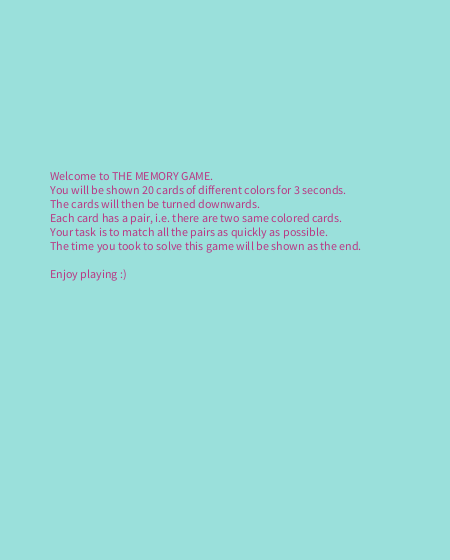
Frame 1 (no input)
Frame 60 (the mouse pressed at the canvas centre just before this capture): identical to frame 1, image omitted
Frame 120 (the mouse held since frame 60 and released just before this capture): identical to frame 1, image omitted

The Processing sketch that drew this single still picture (run headless with seeded random() and noise(); from frame 60 on, the mouse is pressed at the canvas centre):

// Processing sketch: June3
// ── June3.pde
/*
Memory Game - A card game in which all the cards are laid face down.
 Two cards are flipped face up over at a time. 
 The objective of the game is to turn over all the pairs of matching cards.
 */

//Class for cards required for the game 
class Card {
  int cardWidth, cardHeight;       //width and height of the card
  int cardNumber;                  //card number to determine whether the right pair has been turned over
  int[] cardColor=new int[3];      //color of the card to distinguish each pair of matching cards from the other pairs
  boolean solved;                  //to check if the card and its pair is already turned over
  boolean open;                    // to check if the card is facing up or down
  Card pair;                       //the card which is paired to this card, i.e. having same color

  Card(int myWidth, int cardNumber) {                      //Constructor
    this.cardWidth=myWidth;
    this.cardHeight=myWidth;
    this.cardNumber=cardNumber;
    this.solved=false;                                     //all cards are unsolved at the beginning
    this.open=true;                                        //all cards are facing up initially to allow the player to memorize
  }

  void setColor(int[] colors) {                            //sets the color for each card
    for (int i=0; i<3; i++) {
      cardColor[i]=colors[i];
    }
  }

  void displayClosed(float topLeftX, float topLeftY) {    //makes the card face down and places it at the given position
    fill(0);
    rect(topLeftX, topLeftY, cardWidth, cardHeight);
  }

  void displayOpened(float topLeftX, float topLeftY) {    //makes the card face up and places it at the given position
    fill(cardColor[0], cardColor[1], cardColor[2]);
    rect(topLeftX, topLeftY, cardWidth, cardHeight);
  }
}


//Class for the game itself
class Game {
  Card[] myCards=new Card[20];                      //An array of 20 cards for the game
  int score;                                        //Keeps record of how many pairs have been matched by the player
  int time;                                         //Keeps record of time
  boolean started=false;                            //Checks if the game has been started or not
  int[] shuffledList=new int[20];                   //An array that stores the card numbers in shuffled order
  int[] openCards=new int[2];                       //Keeps record of the two cards that the player currently turned over
  int openCardsSize=0;                              //size of the above array to ensure only two cards can be turned over at a time

  Game() {                                                                  //Constructor
    time=0;                                                                 //time starts from 0
    score=0;                                                                //score is initially 0 as no matches are made
    for (int i=0; i<myCards.length; i++) {                                  //initializing all 20 cards
      myCards[i]=new Card(100, i+1);
    }
    int[][] colors={{255, 152, 161}, {237, 152, 255}, {86, 44, 160},        //distinguished colors for all 10 pairs of cards
      {157, 172, 255}, {157, 248, 255}, {157, 255, 187}, {76, 152, 26}, 
      {244, 247, 75}, {255, 176, 18}, {255, 0, 0}};
    int j=0;
    for (int i=0; i<myCards.length; i+=2) {                                 //assigning same color to two cards each and pairing them
      myCards[i].setColor(colors[j]);                                              //assigning color
      myCards[i+1].setColor(colors[j]);
      j++;
      myCards[i].pair=myCards[i+1];                                                //pairing
      myCards[i+1].pair=myCards[i];
    }
  }

  void shuffleCards() {                                                     //shuffles the card numbers and stores them in a different array
    IntList nums=new IntList();                                             //to ensure that all the pairs dont lie next to each other
    for (int i=1; i<21; i++) {
      nums.append(i);
    }
    nums.shuffle();
    shuffledList=nums.array();
  }

  void display() {                                                          //displays all the cards on the canvas
    int count=0;
    int h=0;
    int w=0;
    for (int i=0; i<myCards.length; i++) {
      if (myCards[shuffledList[i]-1].solved==false) {                       //if the card is already matched, no need to display it again
        if (myCards[shuffledList[i]-1].open) {
          myCards[shuffledList[i]-1].displayOpened(w*100+10*(w+1),          //displays the card face up using the method of Card class
            h*100+10*(h+1));
        } else {
          myCards[shuffledList[i]-1].displayClosed(w*100+10*(w+1),          //displays the card face down using the method of Card class
            h*100+10*(h+1));
        }
      }
      count++;
      w++;
      if (count==4) {                                                       //to display 4 cards in a row
        h++;
        w=0;
        count=0;
      }
    }
  }

  Card getCard(int row, int column) {                                       //returns the respective card according to the rown and column number
    int position= row*4+column;
    int myPos=shuffledList[position];                                       //using the shuffledList array because the cards are initially placed according to its order
                                                                            //this returns the card number placed in that position
    return myCards[myPos-1];                                                //card number is one more than its index in the mycards array 
                                                                            //(we used i+1 while initializing)                                                
  }

  void openCard(int row, int column) {                                      //To change the attribute 'open' to true for an individual card
                                                                            //based on row and column
    Card myCard=getCard(row, column);
    if (myCard.open==false && openCardsSize<2) {
      openCards[openCardsSize]=myCard.cardNumber;                           //adds card number to the array of open cards
      openCardsSize++;                                                      //increase size of open cards array
    }
    myCard.open=true;
  }

  void closeCard(int row, int column) {                                     //To change the attribute 'open' to false for an individual card
                                                                            //based on row and column
    Card myCard=getCard(row, column);
    myCard.open=false;
  }


  boolean compare() {                                                       //Checks if the two cards turned over are a match
    Card myCard1=myCards[openCards[0]-1];
    Card myCard2=myCards[openCards[1]-1];

    if (myCard1.pair==myCard2) {

      score++;
      myCard2.solved=true;
      myCard1.solved=true;
      openCardsSize=0;                                                      //eliminating solved cards
      return true;
    } else {
      myCard1.open=false;
      myCard2.open=false;
      openCardsSize=0;                                                      //closing cards that formed incorrect pair
      return false;
    }
  }


  boolean checkWin() {                                                      //checks if the player has completed the game
    if (score==10) {
      return true;
    } else {
      return false;
    }
  }
}

Game myGame=new Game();                                                     //creating instance of the game

void setup() {
  size(450, 560);
  frameRate(60);
  background(154, 224, 219);
  fill(185, 56, 132);
  textSize(12);                                                             //Starting with instructions page
  text("Welcome to THE MEMORY GAME.\n"+                                     //Instructions for the game
    "You will be shown 20 cards of different colors for 3 seconds.\n"+
    "The cards will then be turned downwards.\n"+
    "Each card has a pair, i.e. there are two same colored cards.\n"+
    "Your task is to match all the pairs as quickly as possible.\n"+
    "The time you took to solve this game will be shown as the end.\n\n"+
    "Enjoy playing :)", 50, 180);
  myGame.shuffleCards();
}

void draw() {
  if (myGame.started && !myGame.checkWin()) {                              //starting to count time after game has started and stopping after the game is finished
    myGame.time+=1;                                                        //adding one unit to the time, everytime the frame is redrawn
    if (myGame.time/60==3) {                                               //dividing time by 60 to get the time in seconds (the frameRate is 60)
                                                                           //displaying the cards for 3 seconds before facing all of them down
      for (int i=0; i<5; i++) {                                            //closing down the cards in all rows and columns
        for (int j=0; j<4; j++) {
          myGame.closeCard(i, j);
        }
      }
      myGame.display();
    }
  } else if (myGame.checkWin()) {                                          //after finishing the game, displaying the time the player took to finish
    background(154, 224, 219);
    fill(185, 56, 132);
    textSize(25);
    text("YOU HAVE COMPLETED THE GAME", 25, 200);
    fill(92, 185, 48);
    text("IN "+ myGame.time/60 + " SECONDS", 130, 300);
  }
}

void mousePressed() {                                                      //Determining what action to perform every time mouse is clicked
  if (myGame.checkWin()==false) {
    if (myGame.started==false) {                                           //If game has not started, display all cards faced up and start the game 
      background(154, 224, 219);
      myGame.display();
      myGame.started=true;
    }else{                                                                 //Allow player to open the card at the mouse position
      int column=(mouseX-(10*(mouseX/100+1)))/100;
      int row=(mouseY-(10*(mouseY/100+1)))/100;
      myGame.openCard(row, column);
      myGame.display();
      if(myGame.openCardsSize==2){                                         //If two cards have already been opened, check for match
        myGame.compare();
      }   
    }
  }
}
